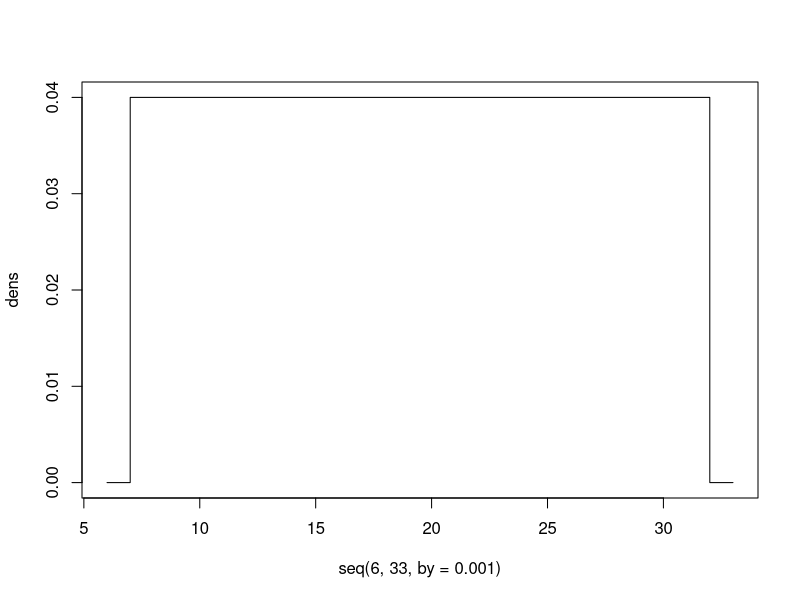
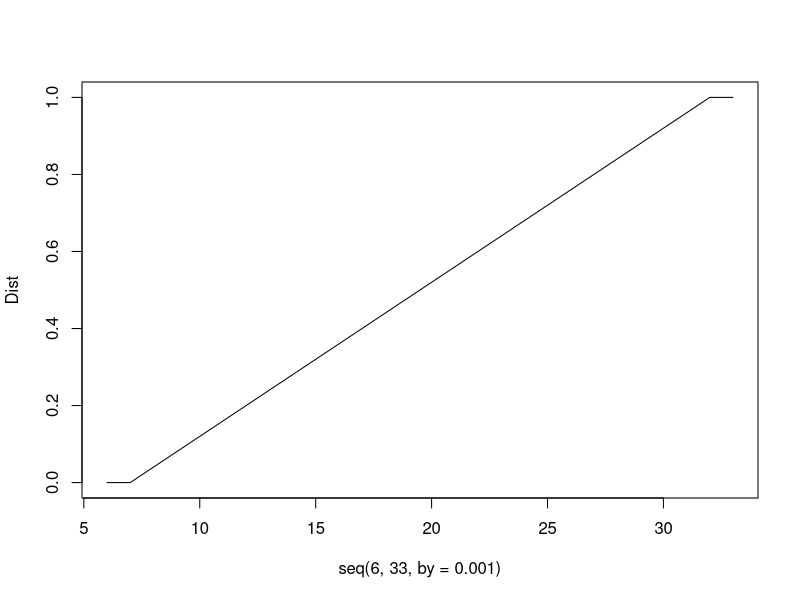
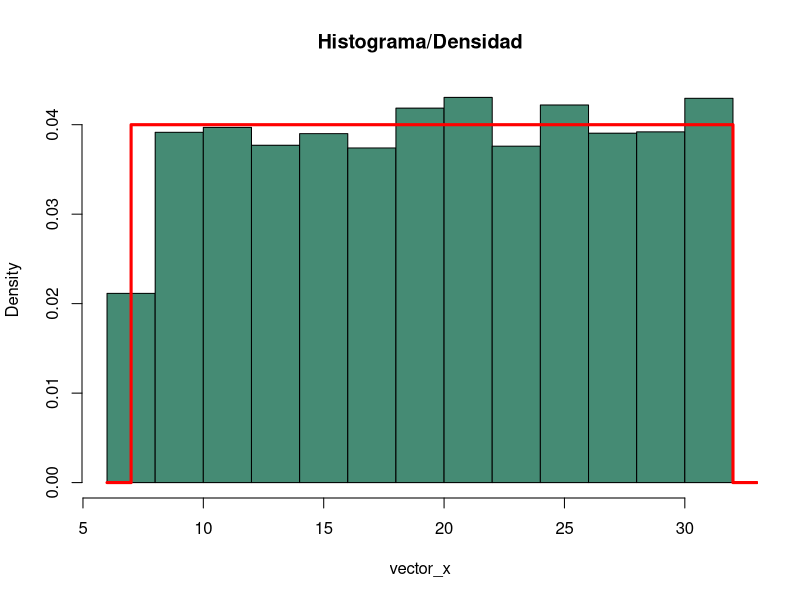
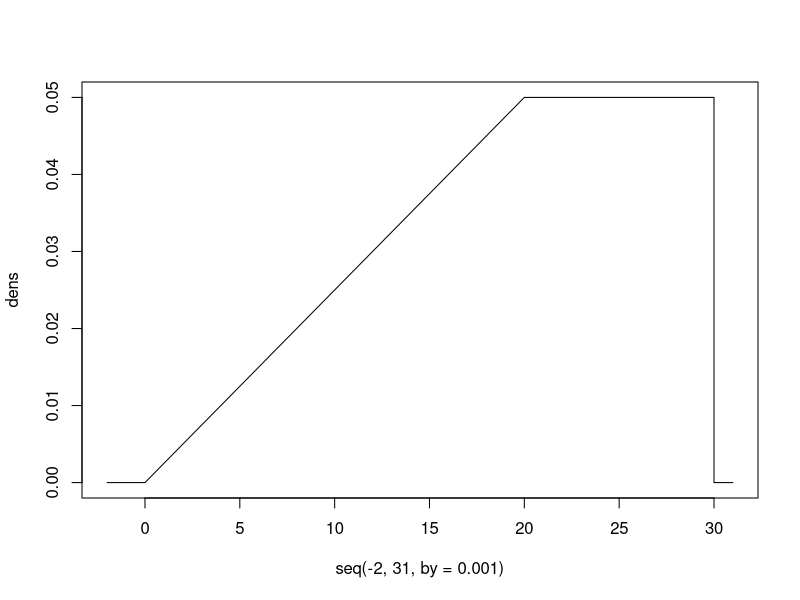
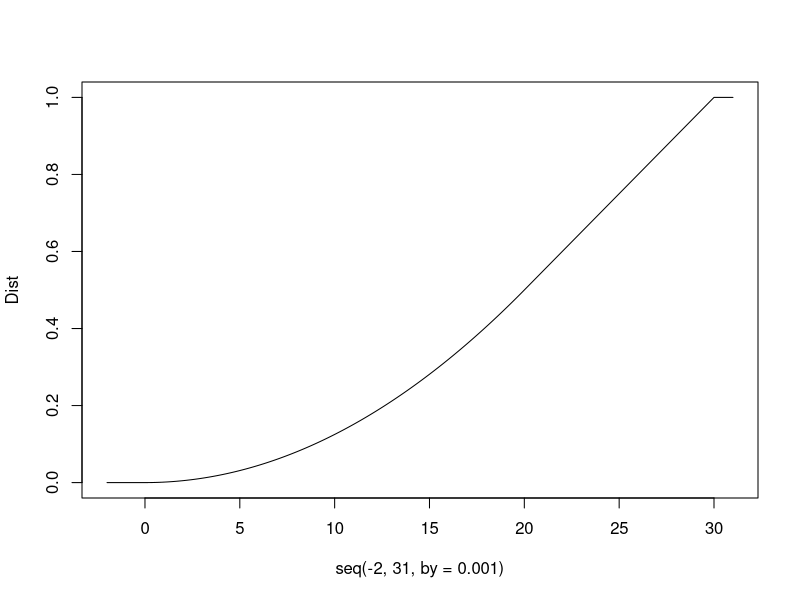
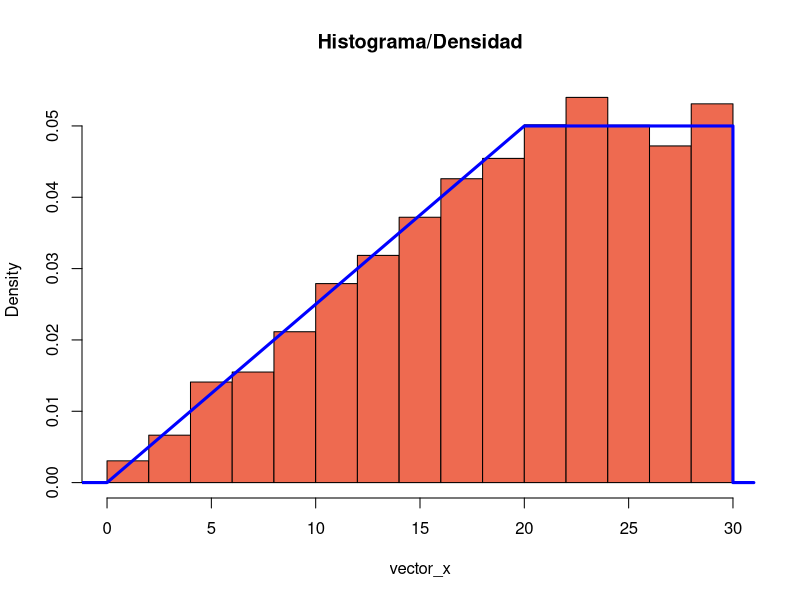
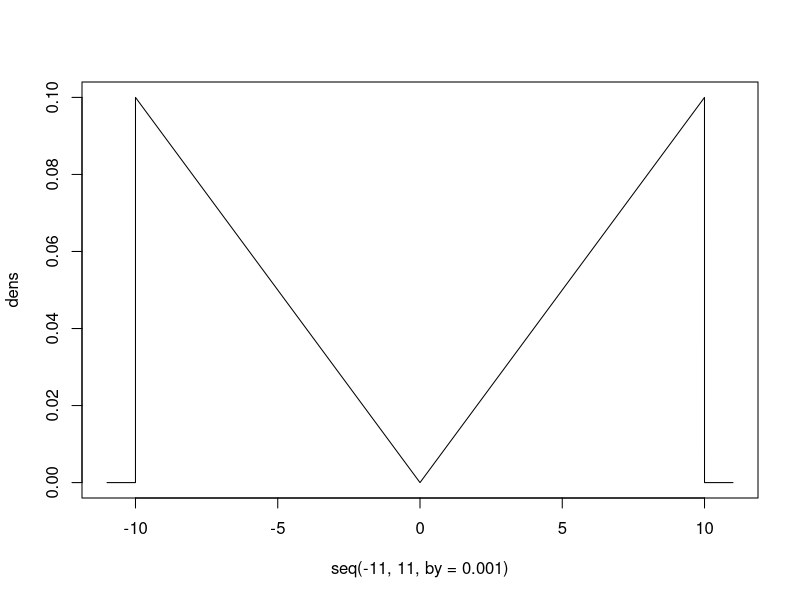
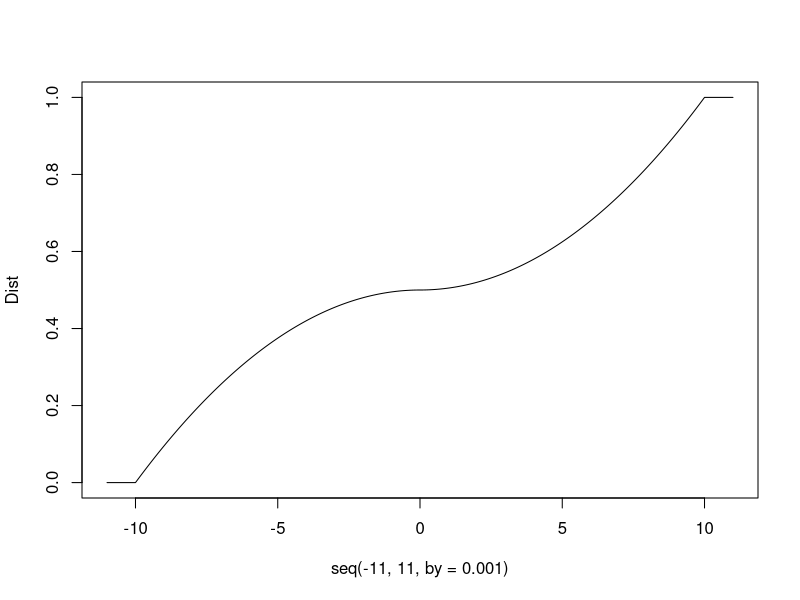

Reproduce these figures in R, in order.
##  Theta=7

##  (1) 
##  Función de densidad
f_<-function(x){
  if(x>=7 & x<=32){
    return(1/25)
  } 
  else{0
    }
}
##  Función de distribución
F_<-function(x){
  if(x<7){
    return(0)
  } 
  else{
    if(x>=7 & x<32){
      return((x-7)/25)
    }
    else{1}
  }
}

## Simluaciones

dens<-NULL
Dist<-NULL
for (i in seq(6,33,by=0.001)){
  dens<-c(dens,f_(i))
  Dist<-c(Dist,F_(i))
}

plot(seq(6,33,by=0.001),dens,type="l")


plot(seq(6,33,by=0.001),Dist,type="l")

## Algoritmo para simular

Sim_<-function(u){
  return(25*u+7)
}

###Simulaci?n de 10000 realizaciones
vector_u<-runif(10000)
vector_x<-NULL

for (j in 1:10000){
  vector_x[j]<-Sim_(vector_u[j])
}

hist(vector_x, prob=TRUE, main = "Histograma/Densidad", col = "aquamarine4")
lines(seq(6,33, by=0.001), dens, type = "l", col = "Red",lwd=3)


##  (2) 
##  Función de densidad
f_<-function(x){
  if(x>=0 & x<20){
    return(x/400)
  } 
  else{
    if(x>=20 & x<30){
      return(1/20)
    }
    else{0}
  }
}

##Función de Distribución
F_<-function(x){
  if(x<0){
    return(0)
  }
  else{
    if(x>=0 & x<20){
      return((x^2)/800)
    }
    else{
      if(x>=20 & x<30){
        return(-(1/2)+x/20)
      }
      else{1}
    }
    
  }
  
}
## Simluaciones

dens<-NULL
Dist<-NULL
for (i in seq(-2,31,by=0.001)){
  dens<-c(dens,f_(i))
  Dist<-c(Dist,F_(i))
}

plot(seq(-2,31,by=0.001),dens,type="l")
plot(seq(-2,31,by=0.001),Dist,type="l")

## Algoritmo para simular

Sim_<-function(u){
  if(u<0.5){
    return(20*sqrt(2*u))
  }
  else{20*u+10}
}

###Simulaci?n de 10000 realizaciones
vector_u<-runif(10000)
vector_x<-NULL

for (j in 1:10000){
  vector_x[j]<-Sim_(vector_u[j])
}

hist(vector_x, prob=TRUE, main = "Histograma/Densidad", col = "coral2")
lines(seq(-2,31,by=0.001),dens,type="l",col="blue", lwd=3)

##  (3) 
##  Función de densidad
f_<-function(x){
  if(x>=-10 & x<0){
    return(-x/100)
  } 
  else{
    if(x>=0 & x<10){
      return(x/100)
    }
    else{0}
  }
}

##Función de Distribución
F_<-function(x){
  if(x< -10){
    return(0)
  }
  else{
    if(x>=-10 & x<0){
      return(1/2-(x^2)/200)
    }
    else{
      if(x>=0 & x<10){
        return(1/2+(x^2)/200)
      }
      else{1}
    }
    
  }
  
}
## Simluaciones

dens<-NULL
Dist<-NULL
for (i in seq(-11,11,by=0.001)){
  dens<-c(dens,f_(i))
  Dist<-c(Dist,F_(i))
}

plot(seq(-11,11,by=0.001),dens,type="l")
plot(seq(-11,11,by=0.001),Dist,type="l")


## Algoritmo para simular

Sim_<-function(u){
  if(u>0 & u<0.5){
    return(-10*sqrt(1-2*u))
  }
  else{
    if(u>0.5 & u<1){
      return(10*sqrt(2*u-1))
    }
    else{0}
  }
}

###Simulaci?n de 10000 realizaciones
vector_u<-runif(10000)
vector_x<-NULL

for (j in 1:10000){
  vector_x[j]<-Sim_(vector_u[j])
}

hist(vector_x, prob=TRUE, main = "Histograma/Densidad", col = "cadetblue3")
lines(seq(-11,11,by=0.001),dens,type="l",col="green",lwd=3)


